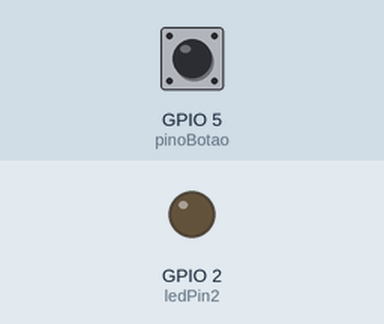
This sketch was run on a simulated ESP32. Parts: output pins drawn as LEDs (lit = HIGH). The test bench sets the inputs (shaded band); at power-on: GPIO 5 (pinoBotao) LOW.

Above: at 1.2 s.
1.3 s: GPIO 5 (pinoBotao) pulled HIGH for 0.15 s
At 1.37 s:
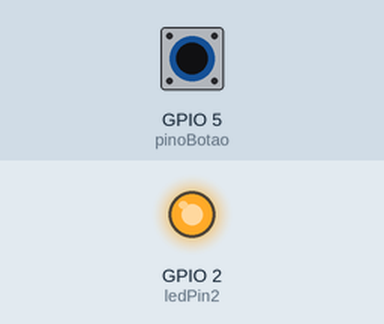
2.9 s: GPIO 5 (pinoBotao) pulled HIGH for 3.2 s
At 6.7 s:
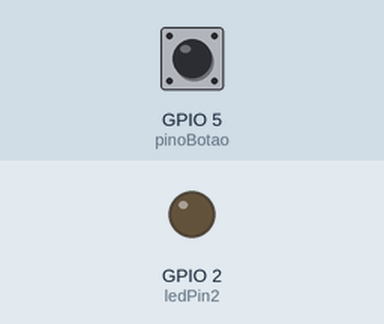
Timing chart, 0 to 8.2 s (numbered marks = the images above; inputs shaded):
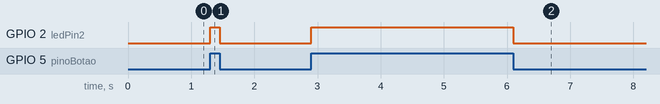

Measured:
- after the input at 1.3 s, GPIO 2 (ledPin2): LOW → HIGH at once, → LOW 0.15 s later
- after the input at 2.9 s, GPIO 2 (ledPin2): LOW → HIGH at once, → LOW 3.2 s later

The sketch:

input_IDF.ino
```cpp
#define pinoBotao GPIO_NUM_5
#define ledPin2 GPIO_NUM_2


int statusBotao = 0;

void setup() {

  gpio_pad_select_gpio(ledPin2);
  gpio_pad_select_gpio(pinoBotao);

  gpio_set_direction(ledPin2, GPIO_MODE_OUTPUT);
  gpio_set_direction(pinoBotao, GPIO_MODE_INPUT);

}

void loop() {

  statusBotao = gpio_get_level(pinoBotao);

  if (statusBotao == 1) {

    gpio_set_level(ledPin2, 1);
  } else {

    gpio_set_level(ledPin2, 0);
  }
}
```
